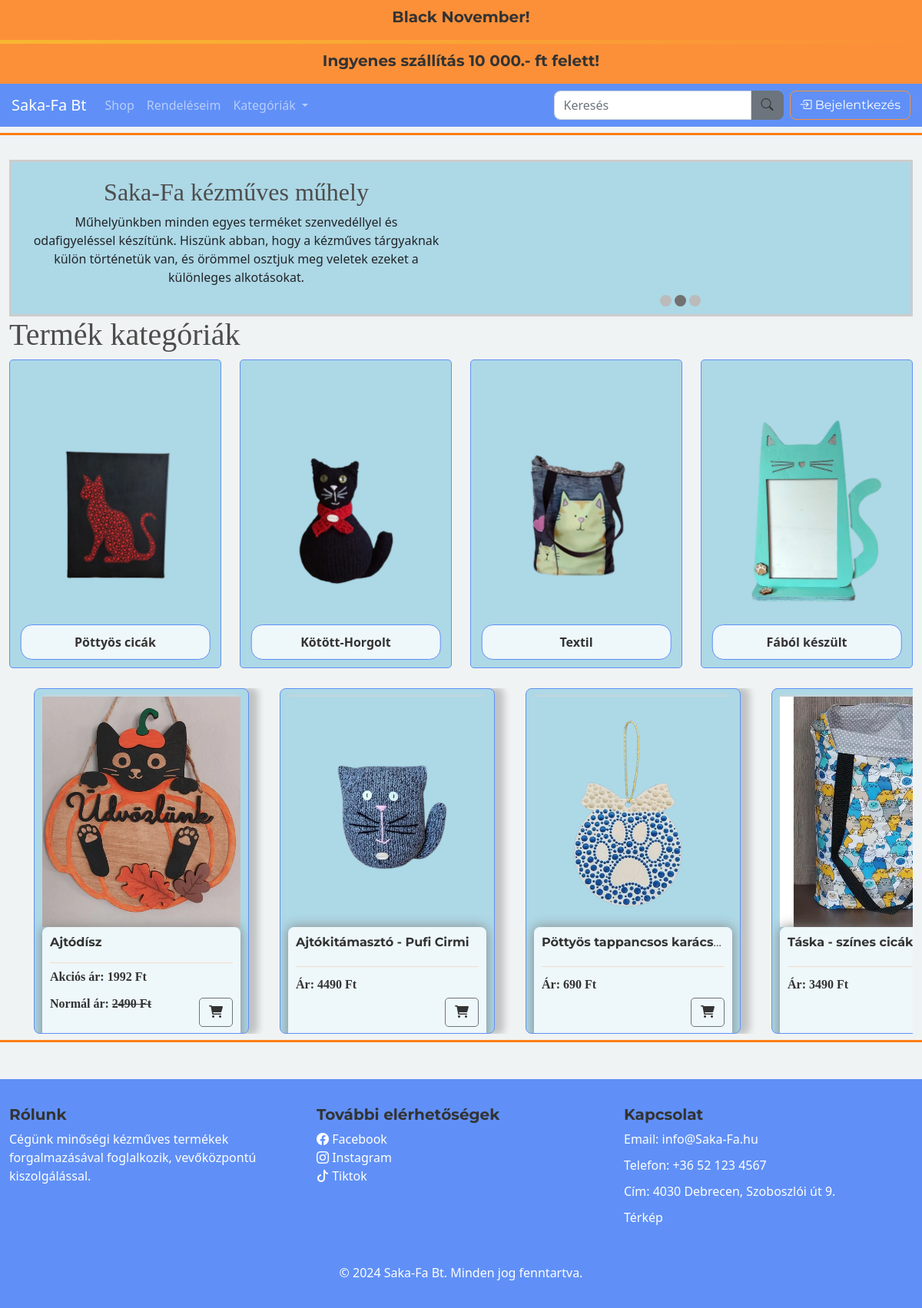
Before: / with the older database file.
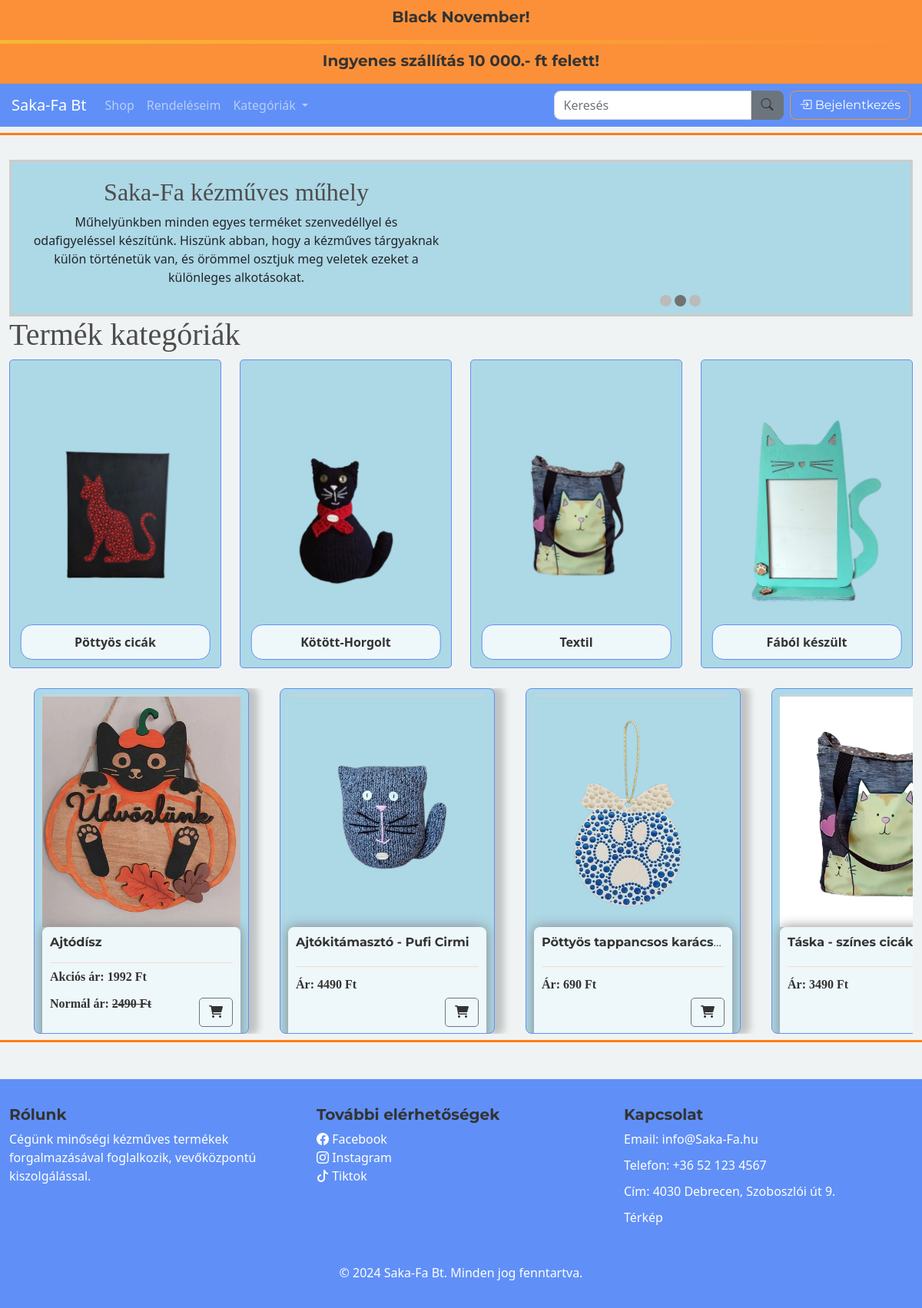
After: the same page with the newer database file.
### store/models.py (models this page shows, shortened)
class TopBarText(models.Model):
    title = models.CharField(max_length=100, verbose_name="Cím")
    content = models.TextField(verbose_name="Szöveg")
    updated_at = models.DateTimeField(auto_now=True, verbose_name="Utolsó frissítés")
    class Meta:
        verbose_name = "Top Bar szöveg"
        verbose_name_plural = "Top Bar szövegek"

class Product(models.Model):
    CATEGORY_CHOICES = [
        ('option1', 'FÁBÓL KÉSZÜLT'),
        ('option2', 'KÖTÖTT-HORGOLT'),
        ('option3', 'PÖTTYÖSCICA'),
        ('option4', 'TEXTIL'),
    ]
    name = models.CharField(max_length=200)
    price = models.FloatField()
    discount_percentage = models.FloatField(default=0)  # Kedvezmény százalék mező
    image = models.ImageField(null=True, blank=True)
    description = models.TextField(blank=True)
    category = models.CharField(max_length=10, choices=CATEGORY_CHOICES, default='option1')
    class Meta:
        verbose_name = "Termék"
        verbose_name_plural = "Termékek"
    @property
    def imageURL(self):
        try:
            url = self.image.url
        except:
            url = ''
        return url
    @property
    def discounted_price(self):
        if self.discount_percentage > 0:
            discount_amount = (self.discount_percentage / 100) * self.price
            return round(self.price - discount_amount, 2)
        return self.price

### store/views.py (the view)
# urls.py: path('', views.index, name='index'),
def index(request):
    cart_data = cartData(request)  # Kosár adatok lekérdezése a cartData függvényből
    cartItems = cart_data['cartItems']  # Kosárban lévő tételek száma
    items = cart_data['items']  # Kosár tételek listája
    order = cart_data['order']  # Kosár összesített adatai
    cart_total = cart_data['cart_total']  # Kosár végösszegének lekérése
    products = Product.objects.all()
    topbar_texts = TopBarText.objects.all()
    context = {
        'products': products,
        'cartItems': cartItems,  # Kosárban lévő tételek száma
        'items': items,  # Kosár tételek listája
        'order': order,  # Kosár összesített adatai (pl. végösszeg)
        'cart_total' : cart_total,
        'topbar_texts' : topbar_texts,
    }
    return render(request, 'store/index.html', context)

### store/context_processors.py (called while the page is built)
def topbar_texts(request):
    return {
        'topbar_texts': TopBarText.objects.all()
    }

### store/templates/store/index.html (shortened to what this page needs)
{% extends "store/main.html" %}
{% load static %}
{% load markdown_extras %}
{% block content %}
<body class="background-index">
<div class="image-text-container">
    <div class="text-section">
        <h2>Saka-Fa kézműves műhely</h2>
        <p>Műhelyünkben minden egyes terméket szenvedéllyel és<br>
          odafigyeléssel készítünk. Hiszünk abban, hogy a kézműves tárgyaknak<br>
          külön történetük van, és örömmel osztjuk meg veletek ezeket a különleges alkotásokat.</p>
    </div>
    <div class="slideshow-container">
        <div class="dots-container">
          <span class="dot"></span>
          <span class="dot"></span>
          <span class="dot"></span>
        </div>
    </div>
</div>
<h1>Termék kategóriák</h1>
<div class="row">
    <div class="col-lg-3 col-md-6 col-sm-12">
        <div class="index_card">
            <a href="{% url 'filtered_products' %}?filter=pottos">
                <img src="{% static 'images/pottyos.png' %}">
                <div class="text-overlay">Pöttyös cicák</div>
            </a>
        </div>
    </div>
    <div class="col-lg-3 col-md-6 col-sm-12">
        <div class="index_card">
            <a href="{% url 'filtered_products' %}?filter=kotott">
                <img src="{% static 'images/kotott.png' %}">
                <div class="text-overlay">Kötött-Horgolt</div>
            </a>
        </div>
    </div>
    <div class="col-lg-3 col-md-6 col-sm-12">
        <div class="index_card">
            <a href="{% url 'filtered_products' %}?filter=textil">
                <img src="{% static 'images/textil.png' %}">
                <div class="text-overlay">Textil</div>
            </a>
        </div>
    </div>
    <div class="col-lg-3 col-md-6 col-sm-12">
        <div class="index_card">
            <a href="{% url 'filtered_products' %}?filter=FÁB">
                <img src="{% static 'images/fabol.png' %}">
                <div class="text-overlay">Fából készült</div>
            </a>
        </div>
    </div>
</div>
<div class="container scroll-container">
<div class="card-container">
    {% for product in products %}
    <div class="scroll-card">
        <div class="scroll-card-image">
            <a href="{% url 'product_detail' product.id %}">
                <img class="thumbnail" src="{{ product.imageURL }}" alt="{{ product.name }}">
            </a>
        </div>
        <div class="box-element">
            <h6 class="product-name"><strong>{{ product.name }}</strong></h6>
            <hr>
            <button data-product="{{ product.id }}" data-action="add" class="btn btn-outline-secondary add-btn update-cart btn-bottom-right" style="margin-bottom:10px;">
                <i class="fas fa-shopping-cart"></i>
            </button>
            <h4 style="display: inline-block; float: right;">
                <div class="product">
                    {% if product.discount_percentage > 0 %}
                        <p>Akciós ár: <strong>{{ product.discounted_price|floatformat:0 }} Ft</strong></p>
                        <p>Normál ár: <span style="text-decoration: line-through;">{{ product.price|floatformat:0 }} Ft</span></p>
                    {% else %}
                        <p>Ár: <strong>{{ product.price|floatformat:0 }} Ft</strong></p>
                    {% endif %}
                </div>
            </h4><br>
        </div>
    </div>
    {% endfor %}
</div>
</div>
</body>
{% endblock content %}

### store/templates/store/main.html (shortened to what this page needs)
<!DOCTYPE html>
{% load static %}
<html lang="hu">
<head>
    <link href="https://cdnjs.cloudflare.com/ajax/libs/bootstrap-icons/1.10.0/font/bootstrap-icons.min.css" rel="stylesheet">
    <link rel="stylesheet" href="https://cdnjs.cloudflare.com/ajax/libs/font-awesome/6.0.0-beta3/css/all.min.css">
    <link href="https://cdn.jsdelivr.net/npm/bootstrap@5.0.2/dist/css/bootstrap.min.css" rel="stylesheet">
    <link rel="stylesheet" type="text/css" href="{% static 'css/main.css' %}">
</head>
<body>
    <div class="TopBar">
        <div class="container">
            <div class="row">
                <div class="col-12">
                    <div class="custom-banner marquee">
                        {% for text in topbar_texts %}
                            <h4>{{ text.title }}</h4>
                        {% endfor %}
                    </div>
                </div>
                <div class="animated-divider"></div>
                <div class="col-12">
                    <div class="custom-banner marquee">
                        {% for text in topbar_texts %}
                            <h4>{{ text.content }}</h4>
                        {% endfor %}
                    </div>
                </div>
            </div>
        </div>
    </div>
    <nav class="navbar navbar-expand-lg navbar-dark bg-primary">
        <a class="navbar-brand" href="{% url 'index' %}">Saka-Fa Bt</a>
        <div class="collapse navbar-collapse" id="navbarSupportedContent">
            <ul class="navbar-nav me-auto">
                <li class="nav-item active">
                    <a class="nav-link" href="{% url 'store' %}">Shop<span class="sr-only">(current)</span></a>
                </li>
                <li class="nav-item active">
                    <a class="nav-link" href="{% url 'order_list' %}">Rendeléseim</a>
                </li>
                <li class="nav-item dropdown">
                    <a class="nav-link dropdown-toggle" href="#" id="navbarDropdown" role="button" data-bs-toggle="dropdown" aria-haspopup="true" aria-expanded="false">
                        Kategóriák
                    </a>
                </li>
            </ul>
            <form class="d-flex align-items-center my-2 my-lg-0" method="GET" action="{% url 'search' %}">
                <input class="form-control me-2" type="search" name="q" placeholder="Keresés" aria-label="Search">
                <button class="btn btn-secondary me-2 custom-button" type="submit"><i class="bi bi-search"></i></button>
            </form>
            <div class="d-flex align-items-center">
                <div class="user-status" style="display: flex; align-items: center;">
                    {% if user.is_authenticated %}
                        <p class="user"><i class="bi bi-person"></i>{{ user.username }}</p>
                        <form id="logout-form" method="POST" action="{% url 'logout' %}">
                            {% csrf_token %}
                            <button class="btn btn-outline-warning user-btn logout"><i class="bi bi-box-arrow-right"></i></button>
                        </form>
                    {% else %}
                        <a href="{% url 'login' %}" class="btn btn-outline-warning user-btn login"><i class="bi bi-box-arrow-in-right"></i> Bejelentkezés</a>
                    {% endif %}
                </div>
            </div>
        </div>
    </nav>
<div class="separator"></div>
<div class="container">
    <br>
    {% block content %}
    {% endblock content %}
</div>
<div class="separator"></div>
<footer class="footer  text-white mt-5 py-4">
    <div class="container">
        <div class="row">
            <div class="col-lg-4 col-md-6 mb-4">
                <h4>Rólunk</h4>
                <p>Cégünk minőségi kézműves termékek forgalmazásával foglalkozik, vevőközpontú kiszolgálással.</p>
            </div>
            <div class="col-lg-4 col-md-6 mb-4">
                <h4>További elérhetőségek</h4>
                <ul class="list-unstyled">
                    <i class="bi bi-facebook"></i>  <a href="https://www.facebook.com" target="_blank">Facebook</a>
                    <br><i class="bi bi-instagram"></i>  <a href="https://www.instagram.com" target="_blank">Instagram</a><br>
                    <i class="bi bi-tiktok"></i>  <a href="https://www.tiktok.com" target="_blank">Tiktok</a>
                </ul>
            </div>
            <div class="col-lg-4 col-md-6 mb-4">
                <h4>Kapcsolat</h4>
                <p>Email: info@Saka-Fa.hu</p>
                <p>Telefon: +36 52 123 4567</p>
                <p>Cím: 4030 Debrecen, Szoboszlói út 9.</p>
                <a href=https://maps.app.goo.gl/HWCYh1pYbSjcLcac6 target="_blank">Térkép</a>
            </div>
        </div>
        <div class="text-center mt-4">
            <p>&copy; 2024 Saka-Fa Bt. Minden jog fenntartva.</p>
        </div>
    </div>
</footer>
</body>
</html>

Changed rows visible on the page:
changed Product "Táska - színes cicák": imageURL: a different picture
